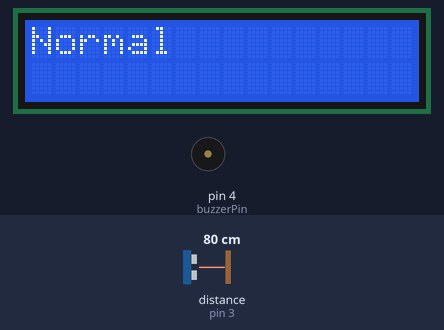
Simulated run of this sketch. Board: Arduino Uno, built with avr-gcc and run on an emulated ATmega328P. Parts: 16×2 character LCD, buzzer (waves = sounding). Wiring (inferred from the names in the program): ultrasonic range finder: trigger pin 2; echo pin 3. Inputs (shaded band) come from the test bench; at power-on: distance to the obstacle (sensor on pin 3) 80 cm. The echo pulse lasts 58.3 µs per cm; what the sketch prints to the serial monitor is not drawn.

Above: at 1.2 s.
1.3 s: distance to the obstacle (sensor on pin 3) set to 17 cm
2.8 s: distance to the obstacle (sensor on pin 3) set to 13 cm
At 4.2 s:
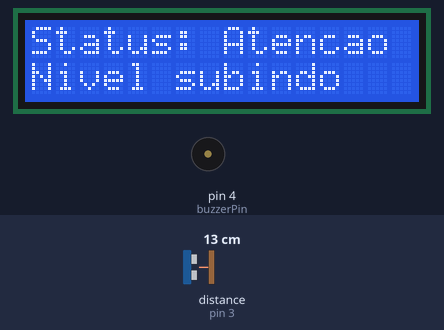
5.9 s: distance to the obstacle (sensor on pin 3) set to 9 cm
At 8.0 s:
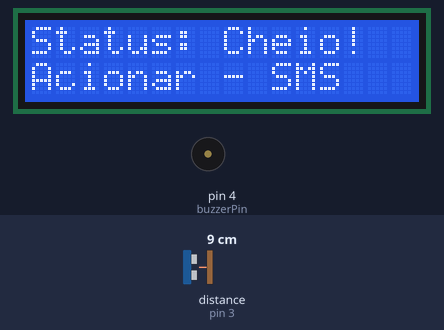
9.0 s: distance to the obstacle (sensor on pin 3) set to 18 cm
At 10.8 s:
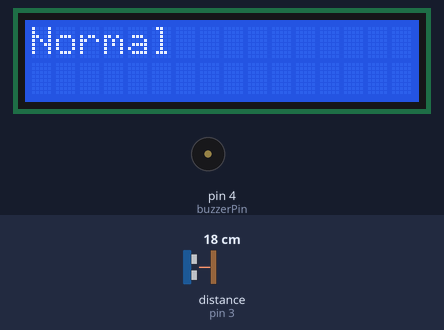
11.7 s: distance to the obstacle (sensor on pin 3) set to 2 cm
At 12.6 s:
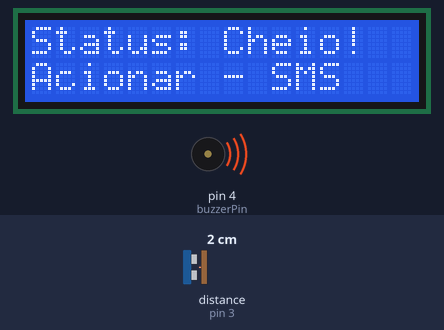
14.8 s: distance to the obstacle (sensor on pin 3) set to 18 cm
At 17.2 s:
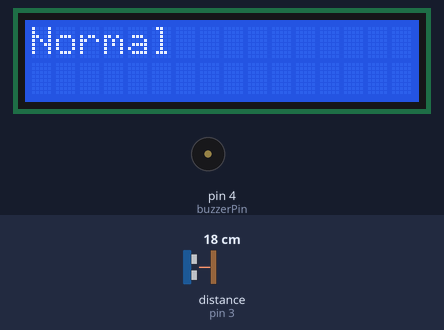
Timing chart, 0 to 18.7 s (numbered marks = the images above; inputs shaded):
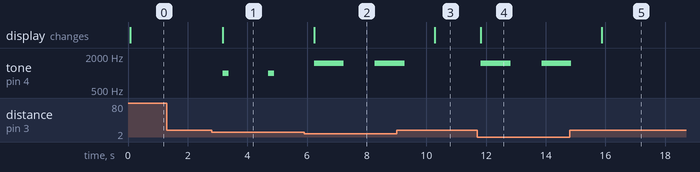

Measured:
- the behaviour switches between 16 and 15 cm on distance to the obstacle (sensor on pin 3) (found by bisection; images 0 and 1)
- the behaviour switches between 11 and 10 cm on distance to the obstacle (sensor on pin 3) (found by bisection; images 1 and 2)
- after the input at 1.3 s, every drawn part: stays the same
- after the input at 2.8 s, tone on pin 4 (buzzerPin): alternates 1000 Hz for 0.20 s and silent for 1.3 s, starting after 0.37 s; the display: changes after 0.37 s (image 1)
- after the input at 5.9 s, the display: changes after 0.34 s (image 2)
- after the input at 9.0 s, tone on pin 4 (buzzerPin): goes on until 9.3 s, then stays silent; the display: changes after 1.3 s (image 3)
- after the input at 11.7 s, tone on pin 4 (buzzerPin): silent → 1500 Hz after 0.13 s, → silent 1.0 s later, → 1500 Hz 1.0 s later; the display: changes after 0.13 s (image 4)
- after the input at 14.8 s, tone on pin 4 (buzzerPin): goes on until 14.9 s, then stays silent; the display: changes after 1.1 s (image 5)

The sketch:

bueiro.ino
```cpp
//definição dos pinos do sensor ultrassonico e buzzer
const int trigPin = 2;
const int echoPin = 3;
const int buzzerPin = 4;

// variaveis de duração do som emitido pelo buzzer e distancia do sensor ultrassonico
long duration;
float distance;

#include <LiquidCrystal_I2C.h>

//initialize lcd
LiquidCrystal_I2C lcd(0x20,16,2);


void setup() {
  lcd.init();
  lcd.clear();
  lcd.backlight();

  Serial.begin(9600);
  pinMode(buzzerPin, OUTPUT);
  pinMode(trigPin, OUTPUT);
  pinMode(echoPin, INPUT);
}


void loop() {
  // liga o trig e desliga ele
  digitalWrite(trigPin, LOW);
  delayMicroseconds(2);
  digitalWrite(trigPin, HIGH);
  delayMicroseconds(10);
  digitalWrite(trigPin, LOW);

  //capita o sinal emitido pelo echo e converte de polegadas para cm
  duration = pulseIn(echoPin, HIGH);
  distance = duration * 0.034 / 2;

  //printa no monitor serial a distancia em cm
  Serial.print("Distancia: ");
  Serial.print(distance);
  Serial.println(" cm");


  // se a distancia for maior que 15 o buzzer não irá ser acionado
  if (distance > 15) {
    lcd.clear();
    noTone(buzzerPin);
    lcd.print("Normal");
  }

  // se a distancia for maior que dez e menor que quinze o buzzer emitira um som
  else if (distance > 10 && distance <= 15) {
    lcd.clear();
    lcd.setCursor(0,0);
    lcd.print("Status: Atencao");
	lcd.setCursor(0,1);
    lcd.print("Nivel subindo");
    tone(buzzerPin, 1000);
    delay(200);
    noTone(buzzerPin);
    delay(800);
  }

  // se a distancia for menor que dez o buzzer emitira um som mais agudo que o anterior
  else if (distance <= 10) {
    lcd.clear();
    lcd.setCursor(0,0);
    lcd.print("Status: Cheio!");
	lcd.setCursor(0,1);
    lcd.print("Acionar - SMS");
    tone(buzzerPin, 1500);
    delay(1000);
    noTone(buzzerPin);
    delay(500);
  }

  delay(500);
}
  
```
